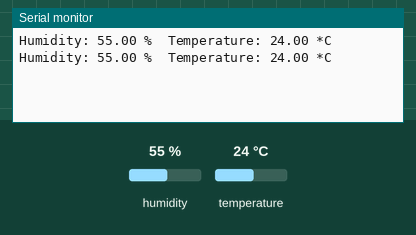
A sketch run on a simulated ESP8266 (NodeMCU). On the bench: the last lines printed to the serial monitor. Inputs (shaded band) come from the test bench; at power-on: humidity 55 %, temperature 24 °C.

Above: at 4.8 s.
4.9 s: humidity set to 22 %
At 6.4 s:
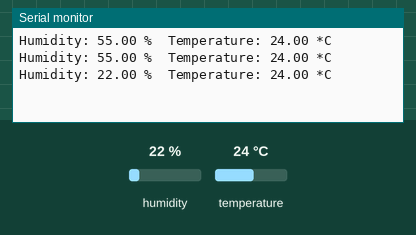
7.9 s: temperature set to 12 °C
At 9.3 s:
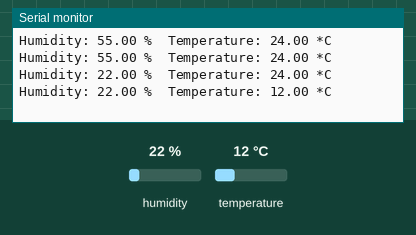
10.9 s: humidity set to 40 %
At 12.8 s:
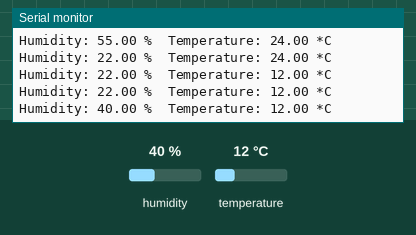
Timing chart, 0 to 14.3 s (numbered marks = the images above; inputs shaded):
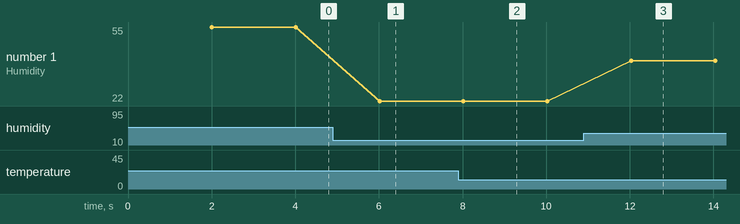

The sketch:

03_DHT22_reading_console.ino
```cpp
#include "DHT.h"

// Uncomment whatever type you're using!
//#define DHTTYPE DHT11   // DHT 11
#define DHTTYPE DHT22   // DHT 22  (AM2302), AM2321
//#define DHTTYPE DHT21   // DHT 21 (AM2301)

// Connect pin 1 (on the left) of the sensor to +5V
// NOTE: If using a board with 3.3V logic like an Arduino Due connect pin 1
// to 3.3V instead of 5V!
// Connect pin 2 of the sensor to whatever your DHTPIN is
// Connect pin 4 (on the right) of the sensor to GROUND
// Connect a 10K resistor from pin 2 (data) to pin 1 (power) of the sensor

const int DHTPin = D2;     // what digital pin we're connected to GPIO4 (= 4)

DHT dht(DHTPin, DHTTYPE);

void setup() {
   Serial.begin(115200);
//   Serial.println("DHT22 test!");

   dht.begin();
}

void loop() {
   // Wait a few seconds between measurements.
   delay(2000);

   // Reading temperature or humidity takes about 250 milliseconds!
   float h = dht.readHumidity();
   float t = dht.readTemperature();

   if (isnan(h) || isnan(t)) {
      Serial.println("Failed to read from DHT sensor!");
      return;
   }


   Serial.print("Humidity: ");
   Serial.print(h);
   Serial.print(" %\t");
   Serial.print("Temperature: ");
   Serial.print(t);
   Serial.print(" *C ");
   Serial.print("\n");
}
```

Measured:
- after the input at 4.9 s, the serial monitor: prints a new line after 1.1 s (image 1)
- after the input at 7.9 s, the serial monitor: prints a new line after 0.12 s (image 2)
- after the input at 10.9 s, the serial monitor: prints a new line after 1.1 s (image 3)
- plotted number 1: 55 → 22 after the input at 4.9 s, 22 → 40 after the input at 10.9 s
